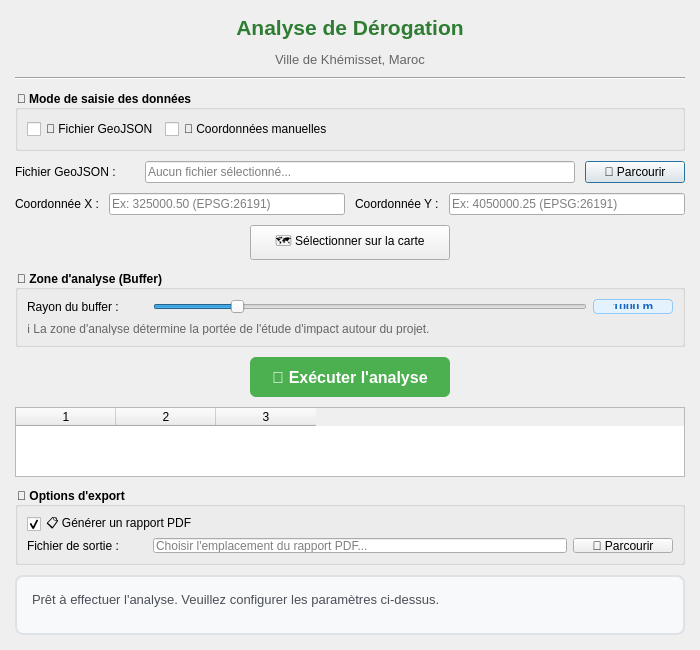
<?xml version="1.0" encoding="UTF-8"?>
<ui version="4.0">
 <class>DerogationDialog</class>
 <widget class="QDialog" name="DerogationDialog">
  <property name="geometry">
   <rect>
    <x>0</x>
    <y>0</y>
    <width>700</width>
    <height>650</height>
   </rect>
  </property>
  <property name="minimumSize">
   <size>
    <width>700</width>
    <height>650</height>
   </size>
  </property>
  <property name="windowTitle">
   <string>Analyse de Dérogation - Khémisset</string>
  </property>
  <property name="windowIcon">
   <iconset>
    <normaloff>:/plugins/Derogation/icon.png</normaloff>:/plugins/Derogation/icon.png</iconset>
  </property>
  <layout class="QVBoxLayout" name="verticalLayout_main">
   <property name="spacing">
    <number>10</number>
   </property>
   <property name="leftMargin">
    <number>15</number>
   </property>
   <property name="topMargin">
    <number>15</number>
   </property>
   <property name="rightMargin">
    <number>15</number>
   </property>
   <property name="bottomMargin">
    <number>15</number>
   </property>

   <!-- Titre principal -->
   <item>
    <widget class="QLabel" name="titleLabel">
     <property name="text">
      <string>&lt;html&gt;&lt;head/&gt;&lt;body&gt;&lt;p align=&quot;center&quot;&gt;&lt;span style=&quot; font-size:16pt; font-weight:600; color:#2e7d32;&quot;&gt;Analyse de Dérogation&lt;/span&gt;&lt;/p&gt;&lt;p align=&quot;center&quot;&gt;&lt;span style=&quot; font-size:10pt; color:#666;&quot;&gt;Ville de Khémisset, Maroc&lt;/span&gt;&lt;/p&gt;&lt;/body&gt;&lt;/html&gt;</string>
     </property>
     <property name="alignment">
      <set>Qt::AlignCenter</set>
     </property>
    </widget>
   </item>

   <!-- Séparateur -->
   <item>
    <widget class="Line" name="line_title">
     <property name="orientation">
      <enum>Qt::Horizontal</enum>
     </property>
    </widget>
   </item>

   <!-- Groupe Mode de saisie -->
   <item>
    <widget class="QGroupBox" name="groupBoxInputMode">
     <property name="title">
      <string>🔧 Mode de saisie des données</string>
     </property>
     <property name="styleSheet">
      <string notr="true">QGroupBox { font-weight: bold; }</string>
     </property>
     <layout class="QHBoxLayout" name="inputModeLayout">
      <item>
       <widget class="QCheckBox" name="checkBox">
        <property name="text">
         <string>📁 Fichier GeoJSON</string>
        </property>
        <property name="toolTip">
         <string>Sélectionnez un fichier GeoJSON contenant la géométrie du projet</string>
        </property>
       </widget>
      </item>
      <item>
       <widget class="QCheckBox" name="checkBox_2">
        <property name="text">
         <string>📍 Coordonnées manuelles</string>
        </property>
        <property name="toolTip">
         <string>Saisissez ou sélectionnez les coordonnées d'un point sur la carte</string>
        </property>
       </widget>
      </item>
      <item>
       <spacer name="horizontalSpacerInputMode">
        <property name="orientation">
         <enum>Qt::Horizontal</enum>
        </property>
        <property name="sizeHint" stdset="0">
         <size>
          <width>40</width>
          <height>20</height>
         </size>
        </property>
       </spacer>
      </item>
     </layout>
    </widget>
   </item>

   <!-- Sélection fichier GeoJSON -->
   <item>
    <layout class="QHBoxLayout" name="geojsonLayout">
     <item>
      <widget class="QLabel" name="label">
       <property name="text">
        <string>Fichier GeoJSON :</string>
       </property>
       <property name="minimumSize">
        <size>
         <width>120</width>
         <height>0</height>
        </size>
       </property>
      </widget>
     </item>
     <item>
      <widget class="QLineEdit" name="lineEdit">
       <property name="placeholderText">
        <string>Aucun fichier sélectionné...</string>
       </property>
       <property name="toolTip">
        <string>Chemin vers le fichier GeoJSON contenant la géométrie du projet</string>
       </property>
      </widget>
     </item>
     <item>
      <widget class="QPushButton" name="pushButton">
       <property name="text">
        <string>📂 Parcourir</string>
       </property>
       <property name="minimumSize">
        <size>
         <width>100</width>
         <height>0</height>
        </size>
       </property>
       <property name="toolTip">
        <string>Ouvrir le navigateur de fichiers pour sélectionner un GeoJSON</string>
       </property>
      </widget>
     </item>
    </layout>
   </item>

   <!-- Coordonnées manuelles -->
   <item>
    <layout class="QVBoxLayout" name="coordMainLayout">
     <item>
      <layout class="QHBoxLayout" name="coordLayout">
       <item>
        <widget class="QLabel" name="label_2">
         <property name="text">
          <string>Coordonnée X :</string>
         </property>
         <property name="minimumSize">
          <size>
           <width>80</width>
           <height>0</height>
          </size>
         </property>
        </widget>
       </item>
       <item>
        <widget class="QLineEdit" name="lineEdit_2">
         <property name="placeholderText">
          <string>Ex: 325000.50 (EPSG:26191)</string>
         </property>
         <property name="toolTip">
          <string>Coordonnée X en système de projection EPSG:26191 (UTM Zone 29N)</string>
         </property>
        </widget>
       </item>
       <item>
        <widget class="QLabel" name="label_3">
         <property name="text">
          <string>Coordonnée Y :</string>
         </property>
         <property name="minimumSize">
          <size>
           <width>80</width>
           <height>0</height>
          </size>
         </property>
        </widget>
       </item>
       <item>
        <widget class="QLineEdit" name="lineEdit_3">
         <property name="placeholderText">
          <string>Ex: 4050000.25 (EPSG:26191)</string>
         </property>
         <property name="toolTip">
          <string>Coordonnée Y en système de projection EPSG:26191 (UTM Zone 29N)</string>
         </property>
        </widget>
       </item>
      </layout>
     </item>
     <item>
      <layout class="QHBoxLayout" name="mapSelectLayout">
       <item>
        <spacer name="horizontalSpacerMapLeft">
         <property name="orientation">
          <enum>Qt::Horizontal</enum>
         </property>
         <property name="sizeHint" stdset="0">
          <size>
           <width>40</width>
           <height>20</height>
          </size>
         </property>
        </spacer>
       </item>
       <item>
        <widget class="QPushButton" name="selectPointMapButton">
         <property name="text">
          <string>🗺️ Sélectionner sur la carte</string>
         </property>
         <property name="minimumSize">
          <size>
           <width>200</width>
           <height>35</height>
          </size>
         </property>
         <property name="toolTip">
          <string>Cliquez pour activer l'outil de sélection sur la carte QGIS</string>
         </property>
        </widget>
       </item>
       <item>
        <spacer name="horizontalSpacerMapRight">
         <property name="orientation">
          <enum>Qt::Horizontal</enum>
         </property>
         <property name="sizeHint" stdset="0">
          <size>
           <width>40</width>
           <height>20</height>
          </size>
         </property>
        </spacer>
       </item>
      </layout>
     </item>
    </layout>
   </item>

   <!-- Configuration du buffer -->
   <item>
    <widget class="QGroupBox" name="groupBoxBuffer">
     <property name="title">
      <string>🎯 Zone d'analyse (Buffer)</string>
     </property>
     <property name="styleSheet">
      <string notr="true">QGroupBox { font-weight: bold; }</string>
     </property>
     <layout class="QVBoxLayout" name="bufferGroupLayout">
      <item>
       <layout class="QHBoxLayout" name="bufferLayout">
        <item>
         <widget class="QLabel" name="label_5">
          <property name="text">
           <string>Rayon du buffer :</string>
          </property>
          <property name="minimumSize">
           <size>
            <width>120</width>
            <height>0</height>
           </size>
          </property>
         </widget>
        </item>
        <item>
         <widget class="QSlider" name="bufferRadiusSlider">
          <property name="orientation">
           <enum>Qt::Horizontal</enum>
          </property>
          <property name="minimum">
           <number>100</number>
          </property>
          <property name="maximum">
           <number>5000</number>
          </property>
          <property name="value">
           <number>1000</number>
          </property>
          <property name="toolTip">
           <string>Définit le rayon de la zone d'analyse autour du point sélectionné</string>
          </property>
         </widget>
        </item>
        <item>
         <widget class="QLabel" name="bufferRadiusValueLabel">
          <property name="text">
           <string>1000 m</string>
          </property>
          <property name="minimumSize">
           <size>
            <width>80</width>
            <height>0</height>
           </size>
          </property>
          <property name="styleSheet">
           <string notr="true">
            QLabel {
                background-color: #e3f2fd;
                border: 1px solid #90caf9;
                border-radius: 4px;
                padding: 4px 8px;
                font-weight: bold;
                color: #1565c0;
            }
           </string>
          </property>
          <property name="alignment">
           <set>Qt::AlignCenter</set>
          </property>
         </widget>
        </item>
       </layout>
      </item>
      <item>
       <widget class="QLabel" name="bufferInfoLabel">
        <property name="text">
         <string>&lt;html&gt;&lt;head/&gt;&lt;body&gt;&lt;p&gt;&lt;span style=&quot; font-size:9pt; color:#666;&quot;&gt;ℹ️ La zone d'analyse détermine la portée de l'étude d'impact autour du projet.&lt;/span&gt;&lt;/p&gt;&lt;/body&gt;&lt;/html&gt;</string>
        </property>
        <property name="wordWrap">
         <bool>true</bool>
        </property>
       </widget>
      </item>
     </layout>
    </widget>
   </item>

   <!-- Bouton d'exécution -->
   <item>
    <layout class="QHBoxLayout" name="runLayout">
     <item>
      <spacer name="horizontalSpacerRunLeft">
       <property name="orientation">
        <enum>Qt::Horizontal</enum>
       </property>
       <property name="sizeHint" stdset="0">
        <size>
         <width>40</width>
         <height>20</height>
        </size>
       </property>
      </spacer>
     </item>
     <item>
      <widget class="QPushButton" name="pushButton_2">
       <property name="text">
        <string>🚀 Exécuter l'analyse</string>
       </property>
       <property name="minimumSize">
        <size>
         <width>200</width>
         <height>40</height>
        </size>
       </property>
       <property name="styleSheet">
        <string notr="true">
         QPushButton {
             background-color: #4caf50;
             color: white;
             border: none;
             border-radius: 6px;
             font-weight: bold;
             font-size: 12pt;
         }
         QPushButton:hover {
             background-color: #45a049;
         }
         QPushButton:pressed {
             background-color: #3d8b40;
         }
        </string>
       </property>
       <property name="toolTip">
        <string>Lancer l'analyse de dérogation avec les paramètres définis</string>
       </property>
      </widget>
     </item>
     <item>
      <spacer name="horizontalSpacerRunRight">
       <property name="orientation">
        <enum>Qt::Horizontal</enum>
       </property>
       <property name="sizeHint" stdset="0">
        <size>
         <width>40</width>
         <height>20</height>
        </size>
       </property>
      </spacer>
     </item>
    </layout>
   </item>
<!-- Résultats de l’analyse -->
<item>
 <widget class="QTableWidget" name="tableWidget">
  <property name="columnCount">
   <number>3</number>
  </property>
  <property name="rowCount">
   <number>0</number>
  </property>
  <property name="horizontalHeaderLabels">
   <stringlist>
    <string>Couche</string>
    <string>Surface (m²)</string>
    <string>Pourcentage (%)</string>
   </stringlist>
  </property>
  <property name="alternatingRowColors">
   <bool>true</bool>
  </property>
  <property name="selectionBehavior">
   <enum>QAbstractItemView::SelectRows</enum>
  </property>
  <property name="toolTip">
   <string>Tableau des résultats de l'analyse</string>
  </property>
  <property name="sizePolicy">
   <sizepolicy hsizetype="Expanding" vsizetype="Expanding">
    <horstretch>0</horstretch>
    <verstretch>1</verstretch>
   </sizepolicy>
  </property>
 </widget>
</item>

   <!-- Options d'export -->
   <item>
    <widget class="QGroupBox" name="groupBoxExport">
     <property name="title">
      <string>📄 Options d'export</string>
     </property>
     <property name="styleSheet">
      <string notr="true">QGroupBox { font-weight: bold; }</string>
     </property>
     <layout class="QVBoxLayout" name="exportGroupLayout">
      <item>
       <layout class="QHBoxLayout" name="pdfToggleLayout">
        <item>
         <widget class="QCheckBox" name="checkBox_3">
          <property name="text">
           <string>📋 Générer un rapport PDF</string>
          </property>
          <property name="checked">
           <bool>true</bool>
          </property>
          <property name="toolTip">
           <string>Créer un rapport PDF détaillé avec carte et résultats d'analyse</string>
          </property>
         </widget>
        </item>
        <item>
         <spacer name="horizontalSpacerPdfToggle">
          <property name="orientation">
           <enum>Qt::Horizontal</enum>
          </property>
          <property name="sizeHint" stdset="0">
           <size>
            <width>40</width>
            <height>20</height>
           </size>
          </property>
         </spacer>
        </item>
       </layout>
      </item>
      <item>
       <layout class="QHBoxLayout" name="pdfPathLayout">
        <item>
         <widget class="QLabel" name="label_4">
          <property name="text">
           <string>Fichier de sortie :</string>
          </property>
          <property name="minimumSize">
           <size>
            <width>120</width>
            <height>0</height>
           </size>
          </property>
         </widget>
        </item>
        <item>
         <widget class="QLineEdit" name="lineEdit_4">
          <property name="placeholderText">
           <string>Choisir l'emplacement du rapport PDF...</string>
          </property>
          <property name="toolTip">
           <string>Chemin et nom du fichier PDF à générer</string>
          </property>
         </widget>
        </item>
        <item>
         <widget class="QPushButton" name="pushButton_3">
          <property name="text">
           <string>📁 Parcourir</string>
          </property>
          <property name="minimumSize">
           <size>
            <width>100</width>
            <height>0</height>
           </size>
          </property>
          <property name="toolTip">
           <string>Sélectionner l'emplacement de sauvegarde du rapport PDF</string>
          </property>
         </widget>
        </item>
       </layout>
      </item>
     </layout>
    </widget>
   </item>

   <!-- Zone de statut -->
   <item>
    <widget class="QLabel" name="label_7">
     <property name="text">
      <string>Prêt à effectuer l'analyse. Veuillez configurer les paramètres ci-dessus.</string>
     </property>
     <property name="wordWrap">
      <bool>true</bool>
     </property>
     <property name="minimumSize">
      <size>
       <width>0</width>
       <height>60</height>
      </size>
     </property>
     <property name="alignment">
      <set>Qt::AlignLeading|Qt::AlignLeft|Qt::AlignTop</set>
     </property>
     <property name="styleSheet">
      <string notr="true">
       QLabel {
           background-color: #f8f9fa;
           color: #495057;
           border: 2px solid #dee2e6;
           border-radius: 8px;
           padding: 12px;
           font-size: 10pt;
           font-family: Arial, sans-serif;
       }
      </string>
     </property>
    </widget>
   </item>

   <!-- Spacer final -->
   <item>
    <spacer name="verticalSpacerBottom">
     <property name="orientation">
      <enum>Qt::Vertical</enum>
     </property>
     <property name="sizeHint" stdset="0">
      <size>
       <width>20</width>
       <height>10</height>
      </size>
     </property>
    </spacer>
   </item>

  </layout>
 </widget>
 <resources/>
 <connections/>
</ui>
